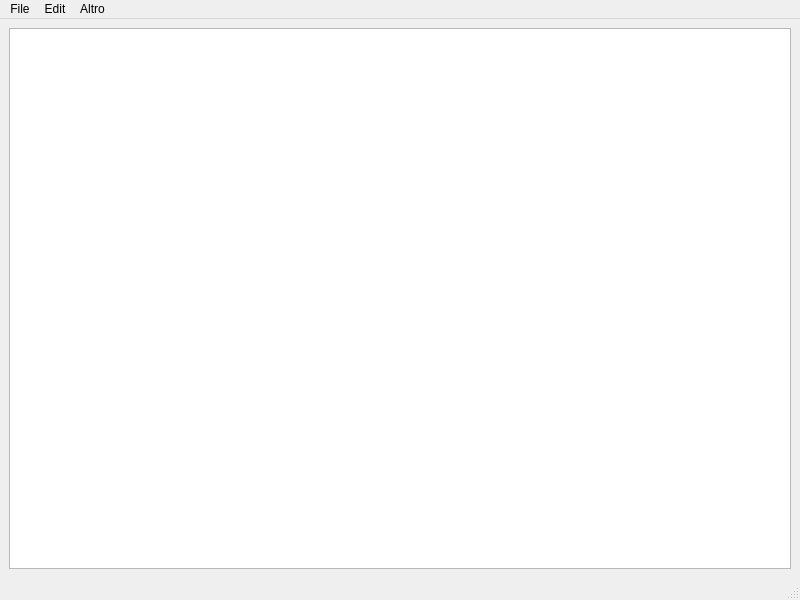
<?xml version="1.0" encoding="UTF-8"?>
<ui version="4.0">
 <class>MainWindow</class>
 <widget class="QMainWindow" name="MainWindow">
  <property name="geometry">
   <rect>
    <x>0</x>
    <y>0</y>
    <width>800</width>
    <height>600</height>
   </rect>
  </property>
  <property name="windowTitle">
   <string>MainWindow</string>
  </property>
  <widget class="QWidget" name="centralwidget">
   <layout class="QHBoxLayout" name="horizontalLayout">
    <item>
     <widget class="QTextEdit" name="textEdit">
      <property name="font">
       <font>
        <pointsize>14</pointsize>
       </font>
      </property>
     </widget>
    </item>
   </layout>
  </widget>
  <widget class="QStatusBar" name="statusbar"/>
  <widget class="QMenuBar" name="menubar">
   <property name="geometry">
    <rect>
     <x>0</x>
     <y>0</y>
     <width>800</width>
     <height>25</height>
    </rect>
   </property>
   <widget class="QMenu" name="menuFile">
    <property name="title">
     <string>File</string>
    </property>
    <addaction name="actionNew"/>
    <addaction name="actionOpen"/>
    <addaction name="actionSave"/>
    <addaction name="actionSave_as"/>
   </widget>
   <widget class="QMenu" name="menuEdit">
    <property name="title">
     <string>Edit</string>
    </property>
    <addaction name="actionCut"/>
    <addaction name="actionCopy"/>
    <addaction name="actionPaste"/>
    <addaction name="actionRedo"/>
    <addaction name="actionUndo"/>
   </widget>
   <widget class="QMenu" name="menuAltro">
    <property name="title">
     <string>Altro</string>
    </property>
    <addaction name="actionFind"/>
   </widget>
   <addaction name="menuFile"/>
   <addaction name="menuEdit"/>
   <addaction name="menuAltro"/>
  </widget>
  <action name="actionNew">
   <property name="text">
    <string>New</string>
   </property>
  </action>
  <action name="actionOpen">
   <property name="text">
    <string>Open</string>
   </property>
  </action>
  <action name="actionSave">
   <property name="text">
    <string>Save</string>
   </property>
  </action>
  <action name="actionSave_as">
   <property name="text">
    <string>Save as</string>
   </property>
  </action>
  <action name="actionCut">
   <property name="text">
    <string>Cut</string>
   </property>
  </action>
  <action name="actionCopy">
   <property name="text">
    <string>Copy</string>
   </property>
  </action>
  <action name="actionPaste">
   <property name="text">
    <string>Paste</string>
   </property>
  </action>
  <action name="actionRedo">
   <property name="text">
    <string>Redo</string>
   </property>
  </action>
  <action name="actionUndo">
   <property name="text">
    <string>Undo</string>
   </property>
  </action>
  <action name="actionFind">
   <property name="text">
    <string>Find</string>
   </property>
  </action>
  <action name="actionAnnulla_ricerca">
   <property name="text">
    <string>Annulla ricerca</string>
   </property>
  </action>
 </widget>
 <resources/>
 <connections/>
</ui>
